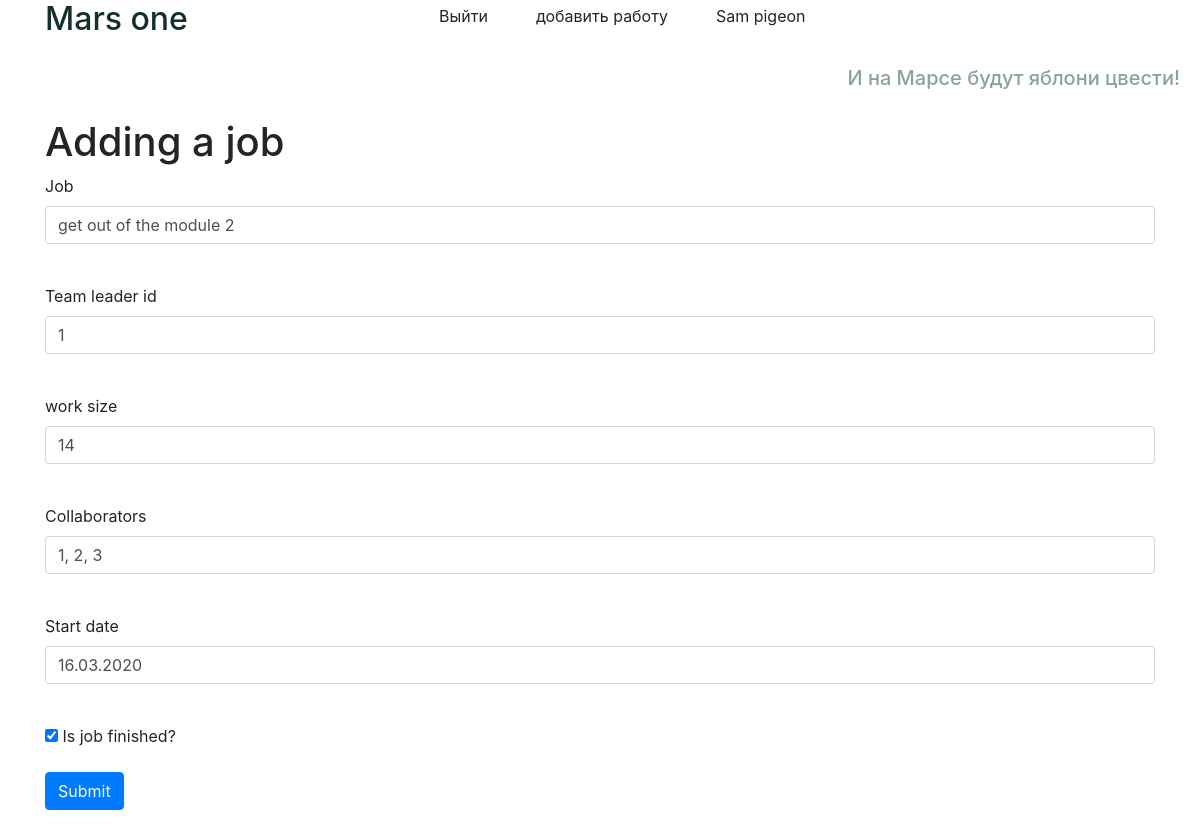
The page /job/5 (signed in) on the database its author committed.
### data/users.py (models this page shows, shortened)
class User(SqlAlchemyBase, SerializerMixin, UserMixin):
    __tablename__ = 'users'
    id = sqlalchemy.Column(sqlalchemy.Integer,
                           primary_key=True, autoincrement=True)
    surname = sqlalchemy.Column(sqlalchemy.String, nullable=True)
    name = sqlalchemy.Column(sqlalchemy.String, nullable=True)
    age = sqlalchemy.Column(sqlalchemy.Integer, nullable=True)
    position = sqlalchemy.Column(sqlalchemy.String, nullable=True)
    speciality = sqlalchemy.Column(sqlalchemy.String, nullable=True)
    address = sqlalchemy.Column(sqlalchemy.String, nullable=True)
    email = sqlalchemy.Column(sqlalchemy.String,
                              index=True, unique=True, nullable=True)
    hashed_password = sqlalchemy.Column(sqlalchemy.String, nullable=True)
    modified_date = sqlalchemy.Column(sqlalchemy.DateTime,
                                      default=datetime.datetime.now)
    jobs = orm.relation("Job", back_populates='user')

### data/jobs.py (models this page shows)
class Job(SqlAlchemyBase, SerializerMixin):
    __tablename__ = 'jobs'
    id = sqlalchemy.Column(sqlalchemy.Integer,
                           primary_key=True, autoincrement=True)
    team_leader = sqlalchemy.Column(sqlalchemy.Integer,
                                    sqlalchemy.ForeignKey("users.id"))
    job = sqlalchemy.Column(sqlalchemy.String, nullable=True)
    work_size = sqlalchemy.Column(sqlalchemy.Integer, nullable=True)
    collaborators = sqlalchemy.Column(sqlalchemy.String, nullable=True)
    start_date = sqlalchemy.Column(sqlalchemy.String, nullable=True)
    end_date = sqlalchemy.Column(sqlalchemy.String, nullable=True)
    is_finished = sqlalchemy.Column(sqlalchemy.Boolean, default=False)
    user = orm.relation('User')

### main.py (the view, shortened to what this page needs)
@app.route('/job/<int:id>', methods=['GET', 'POST'])
@login_required
def edit_jobs(id):
    form = JobForm()
    if request.method == "GET":
        session = db_session.create_session()
        jobs = session.query(Job).filter(Job.id == id,
                                          Job.user == current_user).first()
        if jobs:
            form.job.data = jobs.job
            form.team_leader.data = jobs.team_leader
            form.work_size.data = jobs.work_size
            form.collaborators.data = jobs.collaborators
            form.start_date.data = jobs.start_date
            form.is_finished.data = jobs.is_finished
        else:
            abort(404)
    return render_template('job.html', title='Works log', form=form)

### form/add_job.py
class JobForm(FlaskForm):
    job = StringField('Job', validators=[DataRequired()])
    team_leader = IntegerField('Team leader id', validators=[DataRequired()])
    work_size = IntegerField('work size', validators=[InputRequired()])
    collaborators = StringField('Collaborators', validators=[DataRequired()])
    start_date = StringField('Start date', validators=[DataRequired()])
    is_finished = BooleanField('Is job finished?')
    submit = SubmitField('Submit')

### data/db_session.py (called while the page is built)
def create_session() -> Session:
    global __factory
    return __factory()

### main.py (called while the page is built)
@login_manager.user_loader
def load_user(user_id):
    session = db_session.create_session()
    return session.query(User).get(user_id)

### templates/job.html (shortened to what this page needs)
{% extends "base.html" %}
{% block content %}
<h1>Adding a job</h1>
<form action="" method="post">
    <p>
        {{ form.job.label }}<br>
        {{ form.job(class="form-control") }}<br>
    </p>
    <p>
        {{ form.team_leader.label }}<br>
        {{ form.team_leader(class="form-control") }}<br>
    </p>
    <p>
        {{ form.work_size.label }}<br>
        {{ form.work_size(class="form-control") }}<br>
    </p>
    <p>
        {{ form.collaborators.label }}<br>
        {{ form.collaborators(class="form-control") }}<br>
    </p>
    <p>
        {{ form.start_date.label }}<br>
        {{ form.start_date(class="form-control") }}<br>
    </p>
    <p>
        <td>{{ form.is_finished }} {{ form.is_finished.label }}</td>
    </p>
    <p>{{ form.submit(type="submit", class="btn btn-primary") }}</p>
</form>
{% endblock %}

### templates/base.html (shortened to what this page needs)
<!DOCTYPE html>
<html lang="en">
<head>
    <link rel="stylesheet"
          href="https://maxcdn.bootstrapcdn.com/bootstrap/4.4.1/css/bootstrap.min.css">
    <link rel="stylesheet" type="text/css" href="{{ url_for('static', filename='css/style.css') }}" />
    </head>
    <body>
    <header class="flex-container">
        <div class="container">
            <div class="row no-gutters">
                <div class="col-md-4">
                    <div class="color-text-title"><h2>Mars one</h2></div>
                </div>
                <div class="col-auto">
                    <div class="flex-item">
                        {% if current_user.is_authenticated %}
                            <ul class="nav">
                                <li class="nav-item">
                                    <a class="dropdown-item" href="/logout">Выйти</a>
                                </li>
                                <li class="nav-item">
                                    <a class="dropdown-item" href="/add_job">добавить работу</a>
                                </li>
                                <li class="nav-item">
                                    <a class="dropdown-item" href="/">{{ current_user.name }} {{ current_user.surname }}</a>
                                </li>
                            </ul>
                        {% endif %}
                    </div>
                </div>
            </div>
        </div>
    </header>
    <div class="color-text">
        <h5>И на Марсе будут яблони цвести!</h5>
        </div>
    <main role="main" class="container">
        {% block content %}{% endblock %}
    </main>
    </body>
</html>

### static/css/style.css (style rules this page uses)
.color-text { color: #89a29e; text-align: right; padding: 20px; }
.color-text-title { color: #142f2d; }

### rows shown on the page
User: name "Sam", surname "pigeon"
Job: job "get out of the module 2", team_leader "1", work_size "14", collaborators "1, 2, 3", start_date "16.03.2020", is_finished "☑"
